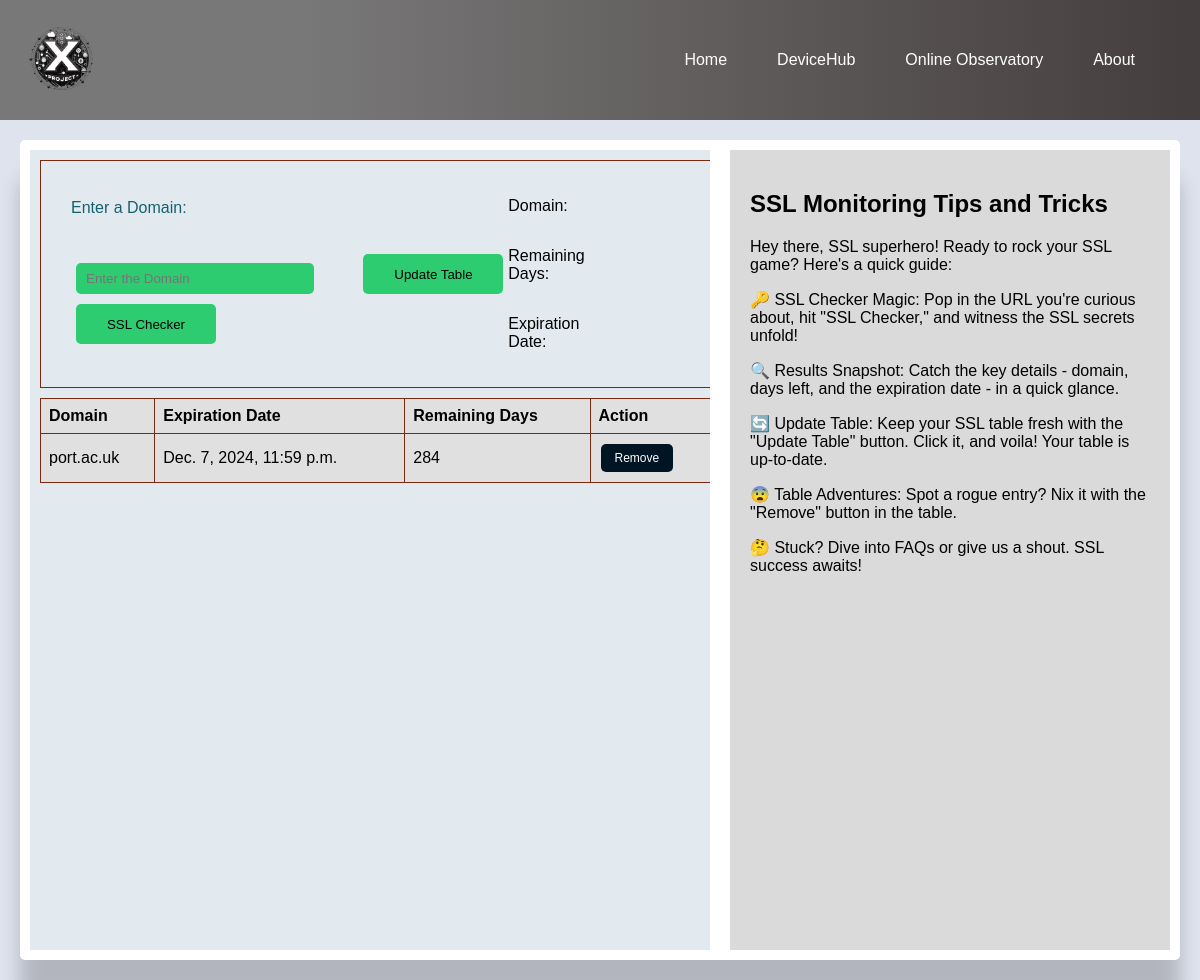
The page /sslmonitor/ on the database as committed earlier.
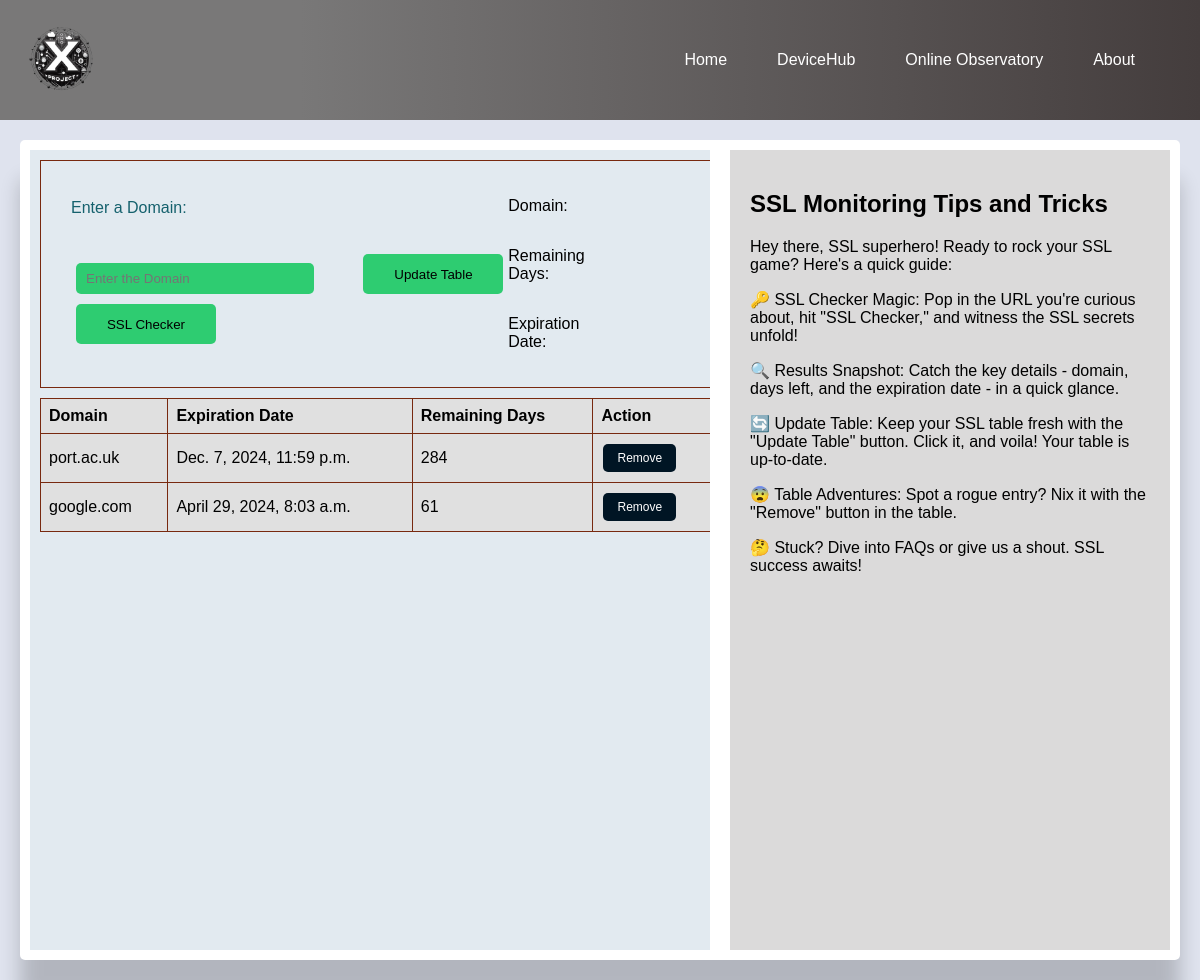
The same page on the database as committed later.
### sslmonitor/models.py (models this page shows, shortened)
class SSLCertificate(models.Model):
    domain = models.CharField(max_length=255, unique=True)
    expiration_date = models.DateTimeField()
    remaining_days = models.IntegerField()

### sslmonitor/views.py (the view, shortened to what this page needs)
# urls.py: path('', views.sslchecker_function, name='sslchecker_function'),
def sslchecker_function(request):
    context = {}
    ssl_certificates = SSLCertificate.objects.all()
    context['ssl_certificates'] = ssl_certificates
    return render(request, 'sslmonitor.html', context)

### templates/sslmonitor.html (shortened to what this page needs)
{% extends 'base.html' %}
    {% load static %}
{% block content %}
<div class="container">
    <div class="form-container" id="form_input">
        <form id="sslForm" method="post">
            <label for="url_Input">Enter a Domain:</label><br></br>
            <input type="text" id="url_Input" name="url_Input" required="required" placeholder="Enter the Domain" />
            <button type="submit" name="ssl_checker">SSL Checker</button>
        </form>
    </div>
    <form action="{% url 'update_ssl_certificates' %}" method="post" class="update_form">
        <button type="submit" name="update_ssl_db" onclick="alert('Table Updated!')" class="update_button">Update
            Table</button>
    </form>
    <div class="result-text">
        <p>Domain:</p>
        <p>Remaining Days:</p>
        <p>Expiration Date:</p>
    </div>
    <div class="certficate-info" id="result_output">
    </div>
</div>
<table>
    <thead>
        <tr>
            <th>Domain</th>
            <th>Expiration Date</th>
            <th>Remaining Days</th>
            <th>Action</th>
        </tr>
    </thead>
    <tbody>
        {% for ssl_certificate in ssl_certificates %}
        <tr>
            <td>{{ ssl_certificate.domain }}</td>
            <td>{{ ssl_certificate.expiration_date }}</td>
            <td>{{ ssl_certificate.remaining_days }}</td>
            <td>
                <form method="post" action="{% url 'remove_ssl_certificate' %}">
                    <button type="submit" class="remove-button"
                        onclick="return confirm('Are you sure you want to remove this domain?')">
                        Remove
                    </button>
                </form>
            </td>
        </tr>
        {% endfor %}
    </tbody>
</table>
{% endblock %}
{% block help %}
<h2>SSL Monitoring Tips and Tricks</h2>
<div>
    <p>Hey there, SSL superhero! Ready to rock your SSL game? Here's a quick guide:</p>
    <p>🔑 SSL Checker Magic: Pop in the URL you're curious about, hit
        "SSL Checker," and
        witness the SSL secrets unfold!</p>
    <p>🔍 Results Snapshot: Catch the key details - domain, days left,
        and the expiration date - in a quick glance.</p>
    <p>🔄 Update Table: Keep your SSL table fresh with the "Update Table"
        button. Click it, and voila! Your table is up-to-date.</p>
    <p>😨 Table Adventures: Spot a rogue entry? Nix it with the "Remove"
        button in the table.</p>
    <p>🤔 Stuck? Dive into FAQs or give us a shout. SSL success awaits!</p>
</div>
{% endblock %}

Rows that differ between the two databases and show on the page:
added SSLCertificate: domain "google.com", expiration_date "April 29, 2024, 8:03 a.m.", remaining_days "61"
